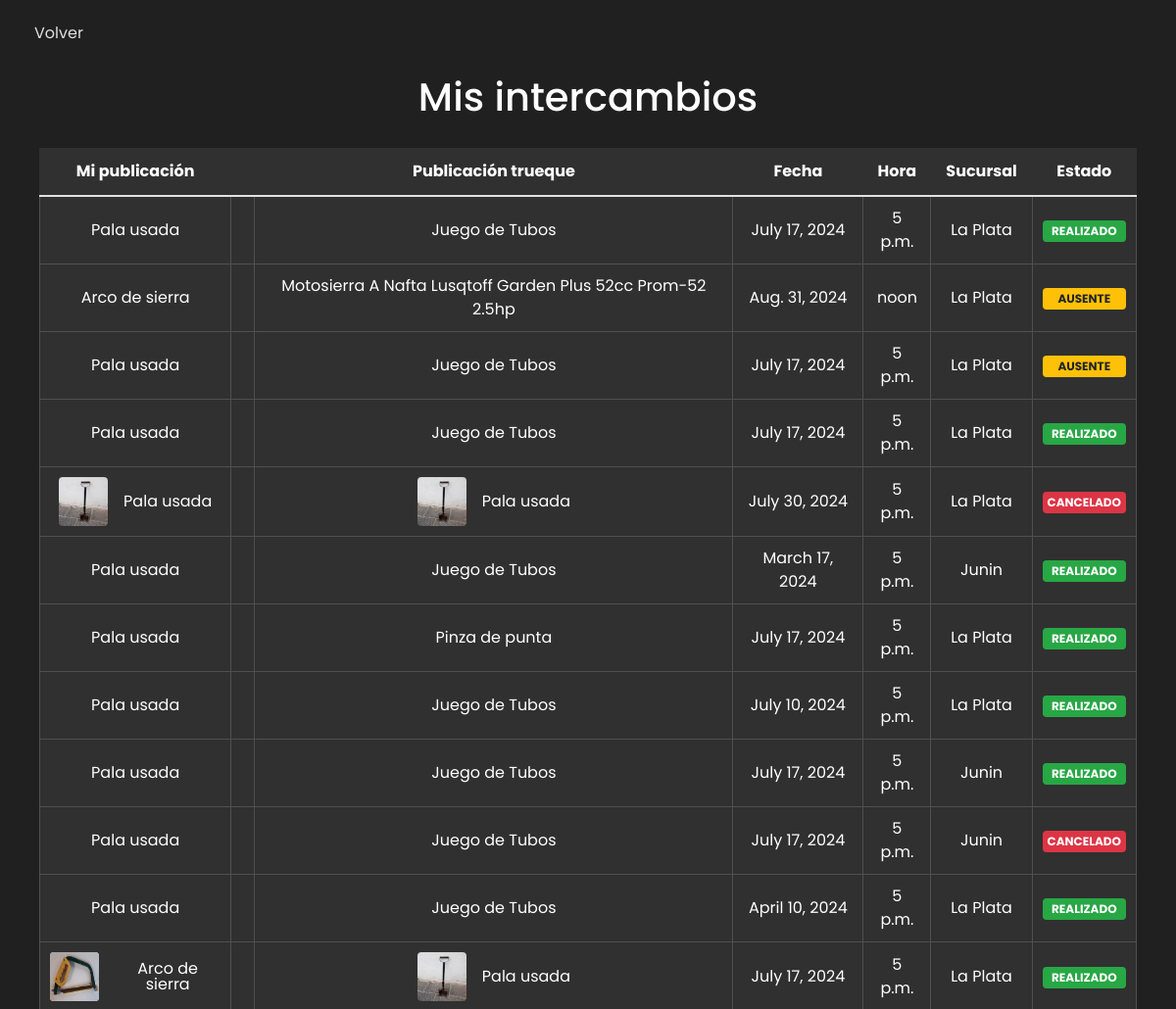
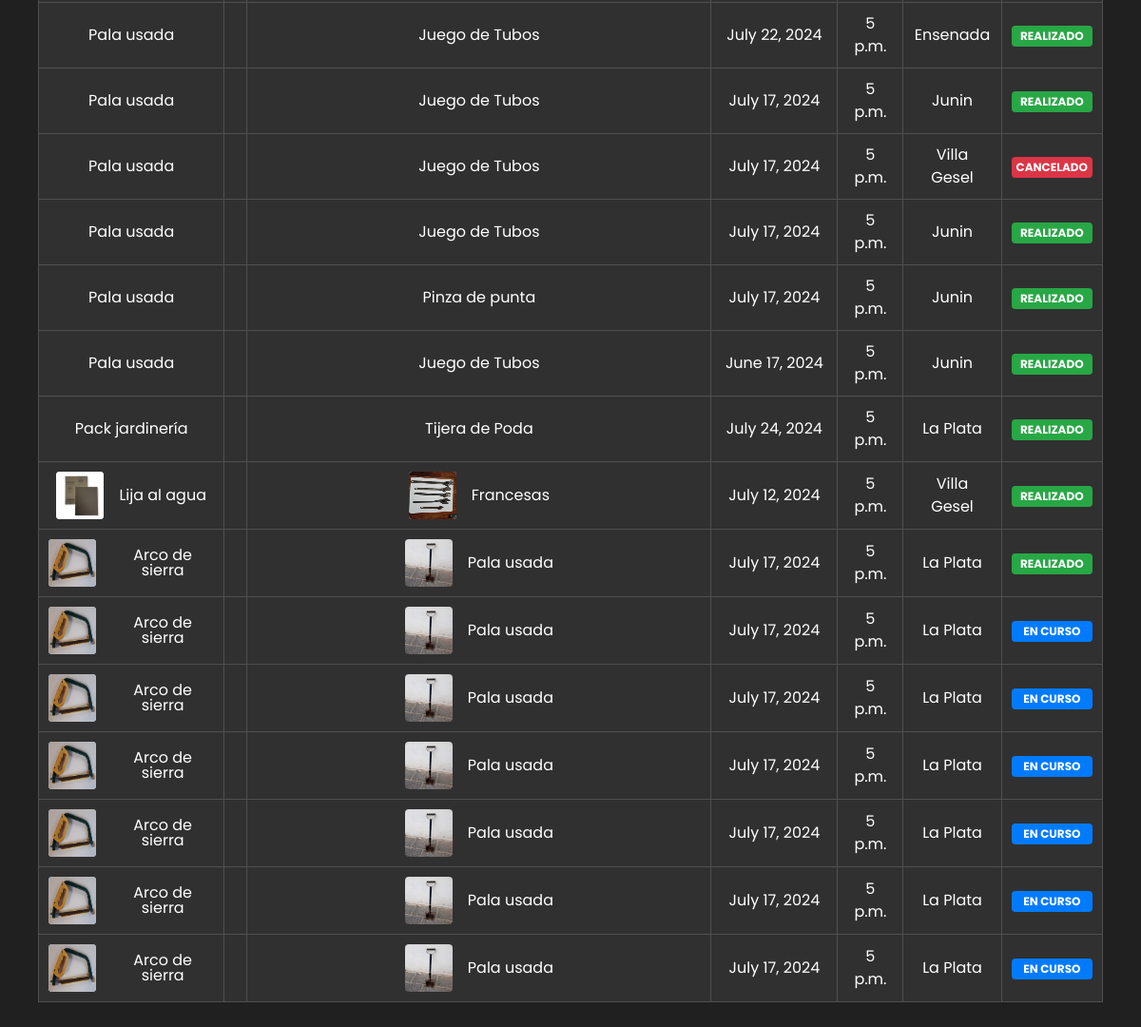
Screenshot of /mis-intercambios/ (signed in) with the database file from the repository (2 pictures, top to bottom).
### vista_usuario/models.py (models this page shows, shortened)
class Intercambio(models.Model):
    REALIZADO = 'REALIZADO'
    CANCELADO = 'CANCELADO'
    CANCELADO_AUSENTE = 'CANCELADO_AUSENTE'
    PENDIENTE = 'PENDIENTE'
    ESTADOS_CHOICES = [
        (REALIZADO, 'REALIZADO'),
        (CANCELADO, 'CANCELADO'),
        (CANCELADO_AUSENTE, 'CANCELADO_AUSENTE'),
        (PENDIENTE, 'PENDIENTE')
    ]
    base = models.ForeignKey(Publicacion, related_name='base_intercambios', on_delete=models.SET_NULL, null=True)
    ofer = models.ForeignKey(Publicacion, related_name='oferta_intercambios', on_delete=models.SET_NULL, null=True)
    hora = models.TimeField()
    fecha_intercambio = models.DateField(null=True)
    sucursal = models.ForeignKey(Sucursal, on_delete=models.SET_NULL, null=True)
    estado = models.CharField(max_length=20, choices=ESTADOS_CHOICES, default=PENDIENTE)
    usuario_ausente = models.ForeignKey(User, on_delete=models.SET_NULL, null=True)
    ganancia = models.IntegerField(default=0)

class Publicacion(models.Model):
    NUEVO = 'nuevo'
    USADO = 'usado'
    ESTADOS_CHOICES = [
        (NUEVO, 'Nuevo'),
        (USADO, 'Usado'),
    ]
    CATEGORIA_CHOICES = [
        ('Electricidad', 'Electricidad'),
        ('Ferretería general', 'Ferretería general'),
        ('Construcción', 'Construcción'),
        ('Herramientas', 'Herramientas'),
        ('Jardinería', 'Jardinería'),
        ('Protección personal', 'Protección personal'),
    ]
    titulo = models.CharField(max_length=100)
    estado = models.CharField(max_length=10, choices=ESTADOS_CHOICES, default=NUEVO)
    categoria = models.CharField(max_length=50, choices=CATEGORIA_CHOICES)
    sucursal = models.ForeignKey(Sucursal, on_delete=models.SET_NULL, null=True)
    descripcion = models.TextField()
    autor = models.ForeignKey(User, on_delete=models.CASCADE)
    es_privada = models.BooleanField(default=False)
    parte_oferta = models.BooleanField(default=False)
    imagenes = models.ManyToManyField(
        'Imagen',
        related_name='publicaciones',
    )  # Relación ManyToMany con Imagen

class Imagen(models.Model):
    imagen = models.ImageField(upload_to='imagenes/')

### vista_administrador/models.py (models this page shows)
class Sucursal(models.Model):
    nombre = models.CharField(max_length=100)
    direccion = models.CharField(max_length=100)

### ferreplus/modulos/modulos_inicio_sesion.py (the view)
    def wrapper(request, *args, **kwargs):
        if not request.user.is_authenticated or request.user.is_staff or request.user.is_superuser:
            return HttpResponse("No tienes permiso para acceder a esta página.")
        return view_func(request, *args, **kwargs)

### ferreplus/modulos/modulos_inicio_sesion.py (called while the page is built)
def normal_required(view_func):
    def wrapper(request, *args, **kwargs):
        if not request.user.is_authenticated or request.user.is_staff or request.user.is_superuser:
            return HttpResponse("No tienes permiso para acceder a esta página.")
        return view_func(request, *args, **kwargs)
    return wrapper

### vista_usuario/middelwares/middelware.py (called while the page is built)
    def __call__(self, request):
        response = self.get_response(request)
        if request.path == reverse('cerrar_sesion') and request.user.is_authenticated:
            return redirect('inicio')  # Redirige a la página de inicio después de cerrar sesión
        return response

### vista_usuario/views.py (called while the page is built)
@login_required
@normal_required
def mis_intercambios(request):
    user = request.user
    intercambios_base = Intercambio.objects.filter(base__autor=user)
    intercambios_oferta = Intercambio.objects.filter(ofer__autor=user)
    intercambios = intercambios_base | intercambios_oferta
    return render(request, 'vista_usuario/mis_intercambios.html', {'intercambios': intercambios})

### templates/vista_usuario/mis_intercambios.html (shortened to what this page needs)
<!DOCTYPE html>
<html lang="es">
<head>
    <link href="https://stackpath.bootstrapcdn.com/bootstrap/4.5.2/css/bootstrap.min.css" rel="stylesheet">
    <link href="https://cdn.jsdelivr.net/npm/bootstrap-icons@1.10.3/font/bootstrap-icons.css" rel="stylesheet">
    <link href='https://unpkg.com/boxicons@2.1.4/css/boxicons.min.css' rel='stylesheet'>
    {% load static %}
    <link rel="stylesheet" type="text/css" href="{% static 'css/mis_empleados.css' %}">
</head>
<body>
    <div class="custom-container">
        <button id="BotonVolver" class="btn btn-secondary">
             <a href="{% url 'pagina_principal' %}">
                <i class='bx bx-chevron-left'>
                    <span>Volver</span>
                </i>
            </a>
        </button>
    </div>
    <div class="container">
        <div id="Header">
            <h1>Mis intercambios</h1>
        </div>
        <div class="mb-3">
            {% if intercambios %}
            <table class="table">
                <thead>
                    <tr>
                        <th scope="col" class="text-center">Mi publicación</th>
                        <th class="text-center"></th>
                        <th scope="col" class="text-center">Publicación trueque</th>
                        <th scope="col" class="text-center">Fecha </th>
                        <th scope="col" class="text-center">Hora </th>
                        <th scope="col" class="text-center">Sucursal </th>
                        <th scope="col" class="text-center">Estado</th>
                    </tr>
                </thead>
                <tbody>
                    {% for intercambio in intercambios %}
                    <tr>
                        {% if intercambio.base.autor == user %}
                        <td class="align-middle text-center">
                            <div class="d-flex align-items-center justify-content-center">
                                <div class="img-container mr-3" id="contenedorImagen">
                                    {% if intercambio.base.imagenes.all %}
                                        <img src="{{ intercambio.base.imagenes.first.imagen.url }}" alt="Imagen del producto" class="img-thumbnail" style="width: 100px; height: 100px;">
                                    {% else %}
                                        <img src="{% static 'ruta/a/imagen/por/defecto.jpg' %}" alt="Imagen por defecto" class="img-thumbnail" style="width: 100px; height: 100px;">
                                    {% endif %}
                                </div>
                                <div class="titulo-container">
                                    <span>{{ intercambio.base.titulo }}</span>
                                </div>
                            </div>
                        </td>
                        <td class="align-middle text-center icon-cell"></td>
                        <td class="align-middle text-center">
                            <div class="d-flex align-items-center justify-content-center">
                                <div class="img-container mr-3">
                                    {% if intercambio.ofer.imagenes.all %}
                                        <img src="{{ intercambio.ofer.imagenes.first.imagen.url }}" alt="Imagen del producto" class="img-thumbnail" style="width: 100px; height: 100px;">
                                    {% else %}
                                        <img src="{% static 'ruta/a/imagen/por/defecto.jpg' %}" alt="Imagen por defecto" class="img-thumbnail" style="width: 100px; height: 100px;">
                                    {% endif %}
                                </div>
                                <div class="titulo-container">
                                    <span>{{ intercambio.ofer.titulo }}</span>
                                </div>
                            </div>
                        </td>
                        {% else %}
                        <td class="align-middle text-center">{{ intercambio.ofer.titulo }}</td>
                        <td class="align-middle text-center icon-cell"></td>
                        <td class="align-middle text-center">{{ intercambio.base.titulo }}</td>
                        {% endif %}
                        <td class="align-middle text-center">{{ intercambio.fecha_intercambio }}</td>
                        <td class="align-middle text-center">{{ intercambio.hora }}</td>
                        <td class="align-middle text-center">{{ intercambio.sucursal.nombre }}</td>
                        <td class="align-middle text-center">
                            {% if intercambio.estado == 'REALIZADO' %}
                            <span class="badge badge-success">
                                {{ intercambio.estado }}
                            </span>
                            {% elif intercambio.estado == 'CANCELADO' %}
                            <span class="badge badge-danger">
                                {{ intercambio.estado }}
                            </span>
                            {% elif intercambio.estado == 'CANCELADO_AUSENTE' %}
                            <span class="badge badge-warning">
                                AUSENTE</span>
                            {% else %}
                            <span class="badge badge-primary">
                                EN CURSO
                            </span>
                            {% endif %}
                        </td>
                    </tr>
                    {% endfor %}
                </tbody>
            </table>
            {% else %}
            <div class="alert alert-primary text-center" role="alert">
                No tienes intercambios.
            </div>
            {% endif %}
        </div>
    </div>
</body>
</html>

### ferreplus/static/css/mis_empleados.css (style rules this page uses)
* { font-family: "Poppins", sans-serif; font-weight: 400; font-style: normal; box-sizing: border-box; }
body { min-height: 100%; background-color: #202020; }
#Header { position: relative; align-items: center; text-align: center; }
a { text-decoration: none; color: #d7d7d7; }
.icon, span { font-size: 16px; display: inline-block; vertical-align: middle; line-height: 1; }
.container { padding: 10px; }
h1 { color: white; }
.mb-3 { padding-top: 20px; }
.table { background-color: #303030; color: #ffffff; border-collapse: collapse; width: 100%; }
.table th { background-color: #303030; border: none; color: #ffffff; font-weight: bold; }
.table td { border: 1px solid #505050; padding: 10px; }
.table tbody tr:nth-child(odd) { background-color: #303030; border-radius: 10px; }
button { padding: 10px; margin: 5px; width: auto; }
.btn i { padding-right: 5px; }
.custom-container { margin-top: 10px; margin-left: 20px; }
.custom-container button { background-color: transparent; color: #ffffff; border: none; padding: 10px; border-radius: 8px; cursor: pointer; text-decoration: none; }
.custom-container button a { color: inherit; text-decoration: none; }
.custom-container button i { vertical-align: middle; margin-right: 5px; }
.custom-container button span { vertical-align: top; }
.badge { padding: 10px; width: 100%; }
.bx { color: #e0e0e0; }
.img-thumbnail { border: none !important; padding: 0 !important; max-width: 50px; max-height: 50px; }
.badge { padding: 5px; }

### templates/vista_usuario/mis_intercambios.html (style rules this page uses)
.table td, .table th { vertical-align: middle; }

### rows the page displays
Intercambio: ofer.titulo "Pala usada", base.titulo "Juego de Tubos", fecha_intercambio "July 17, 2024", hora "5 p.m.", sucursal.nombre "La Plata", estado "REALIZADO"
Intercambio: ofer.titulo "Arco de sierra", base.titulo "Motosierra A Nafta Lusqtoff Garden Plus 52cc Prom-52 2.5hp", fecha_intercambio "Aug. 31, 2024", hora "noon", sucursal.nombre "La Plata", shows "AUSENTE"
Intercambio: ofer.titulo "Pala usada", base.titulo "Juego de Tubos", fecha_intercambio "July 17, 2024", hora "5 p.m.", sucursal.nombre "La Plata", shows "AUSENTE"
Intercambio: ofer.titulo "Pala usada", base.titulo "Juego de Tubos", fecha_intercambio "July 17, 2024", hora "5 p.m.", sucursal.nombre "La Plata", estado "REALIZADO"
Intercambio: base.imagenes.first.imagen (picture), base.titulo "Pala usada", ofer.imagenes.first.imagen (picture), ofer.titulo "Pala usada", fecha_intercambio "July 30, 2024", hora "5 p.m.", sucursal.nombre "La Plata", estado "CANCELADO"
Intercambio: ofer.titulo "Pala usada", base.titulo "Juego de Tubos", fecha_intercambio "March 17, 2024", hora "5 p.m.", sucursal.nombre "Junin", estado "REALIZADO"
Intercambio: ofer.titulo "Pala usada", base.titulo "Pinza de punta", fecha_intercambio "July 17, 2024", hora "5 p.m.", sucursal.nombre "La Plata", estado "REALIZADO"
Intercambio: ofer.titulo "Pala usada", base.titulo "Juego de Tubos", fecha_intercambio "July 10, 2024", hora "5 p.m.", sucursal.nombre "La Plata", estado "REALIZADO"
Intercambio: ofer.titulo "Pala usada", base.titulo "Juego de Tubos", fecha_intercambio "July 17, 2024", hora "5 p.m.", sucursal.nombre "Junin", estado "REALIZADO"
Intercambio: ofer.titulo "Pala usada", base.titulo "Juego de Tubos", fecha_intercambio "July 17, 2024", hora "5 p.m.", sucursal.nombre "Junin", estado "CANCELADO"
Intercambio: ofer.titulo "Pala usada", base.titulo "Juego de Tubos", fecha_intercambio "April 10, 2024", hora "5 p.m.", sucursal.nombre "La Plata", estado "REALIZADO"
Intercambio: base.imagenes.first.imagen (picture), base.titulo "Arco de sierra", ofer.imagenes.first.imagen (picture), ofer.titulo "Pala usada", fecha_intercambio "July 17, 2024", hora "5 p.m.", sucursal.nombre "La Plata", estado "REALIZADO"
Intercambio: ofer.titulo "Pala usada", base.titulo "Juego de Tubos", fecha_intercambio "July 22, 2024", hora "5 p.m.", sucursal.nombre "Ensenada", estado "REALIZADO"
Intercambio: ofer.titulo "Pala usada", base.titulo "Juego de Tubos", fecha_intercambio "July 17, 2024", hora "5 p.m.", sucursal.nombre "Junin", estado "REALIZADO"
Intercambio: ofer.titulo "Pala usada", base.titulo "Juego de Tubos", fecha_intercambio "July 17, 2024", hora "5 p.m.", sucursal.nombre "Villa Gesel", estado "CANCELADO"
Intercambio: ofer.titulo "Pala usada", base.titulo "Juego de Tubos", fecha_intercambio "July 17, 2024", hora "5 p.m.", sucursal.nombre "Junin", estado "REALIZADO"
Intercambio: ofer.titulo "Pala usada", base.titulo "Pinza de punta", fecha_intercambio "July 17, 2024", hora "5 p.m.", sucursal.nombre "Junin", estado "REALIZADO"
Intercambio: ofer.titulo "Pala usada", base.titulo "Juego de Tubos", fecha_intercambio "June 17, 2024", hora "5 p.m.", sucursal.nombre "Junin", estado "REALIZADO"
Intercambio: ofer.titulo "Pack jardinería", base.titulo "Tijera de Poda", fecha_intercambio "July 24, 2024", hora "5 p.m.", sucursal.nombre "La Plata", estado "REALIZADO"
Intercambio: base.imagenes.first.imagen (picture), base.titulo "Lija al agua", ofer.imagenes.first.imagen (picture), ofer.titulo "Francesas", fecha_intercambio "July 12, 2024", hora "5 p.m.", sucursal.nombre "Villa Gesel", estado "REALIZADO"
Intercambio: base.imagenes.first.imagen (picture), base.titulo "Arco de sierra", ofer.imagenes.first.imagen (picture), ofer.titulo "Pala usada", fecha_intercambio "July 17, 2024", hora "5 p.m.", sucursal.nombre "La Plata", estado "REALIZADO"
Intercambio: base.imagenes.first.imagen (picture), base.titulo "Arco de sierra", ofer.imagenes.first.imagen (picture), ofer.titulo "Pala usada", fecha_intercambio "July 17, 2024", hora "5 p.m.", sucursal.nombre "La Plata", estado "EN CURSO"
Intercambio: base.imagenes.first.imagen (picture), base.titulo "Arco de sierra", ofer.imagenes.first.imagen (picture), ofer.titulo "Pala usada", fecha_intercambio "July 17, 2024", hora "5 p.m.", sucursal.nombre "La Plata", estado "EN CURSO"
Intercambio: base.imagenes.first.imagen (picture), base.titulo "Arco de sierra", ofer.imagenes.first.imagen (picture), ofer.titulo "Pala usada", fecha_intercambio "July 17, 2024", hora "5 p.m.", sucursal.nombre "La Plata", estado "EN CURSO"
Intercambio: base.imagenes.first.imagen (picture), base.titulo "Arco de sierra", ofer.imagenes.first.imagen (picture), ofer.titulo "Pala usada", fecha_intercambio "July 17, 2024", hora "5 p.m.", sucursal.nombre "La Plata", estado "EN CURSO"
Intercambio: base.imagenes.first.imagen (picture), base.titulo "Arco de sierra", ofer.imagenes.first.imagen (picture), ofer.titulo "Pala usada", fecha_intercambio "July 17, 2024", hora "5 p.m.", sucursal.nombre "La Plata", estado "EN CURSO"
Intercambio: base.imagenes.first.imagen (picture), base.titulo "Arco de sierra", ofer.imagenes.first.imagen (picture), ofer.titulo "Pala usada", fecha_intercambio "July 17, 2024", hora "5 p.m.", sucursal.nombre "La Plata", estado "EN CURSO"
